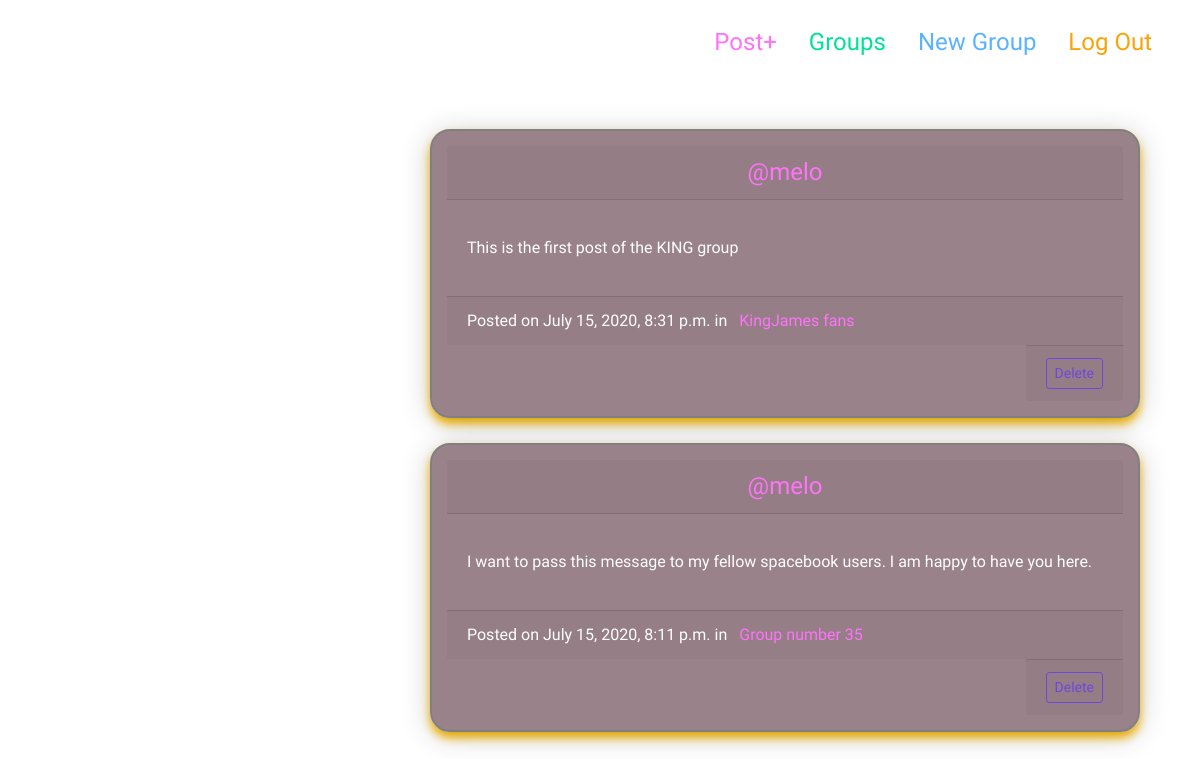
Screenshot of /posts/by/melo/ (signed in) with the database file from the repository.
### posts/models.py (models this page shows, shortened)
class Post(models.Model):
    user = models.ForeignKey(User, on_delete=models.CASCADE, related_name='posts')
    message = models.CharField(max_length=512,blank=False)
    created_at = models.DateTimeField(auto_now=True)
    message_html = models.TextField(editable=False)
    group = models.ForeignKey(Group, on_delete=models.CASCADE, related_name='posts',null=True,blank=True)
    class Meta():
        ordering = ['-created_at']
        unique_together = ['user','message']

### groups/models.py (models this page shows, shortened)
class Group(models.Model):
    name = models.CharField(max_length=64,unique=True)
    slug = models.SlugField(max_length=64,allow_unicode=True,unique=True)
    desc = models.TextField(max_length=256,blank=True,default='')
    desc_html = models.TextField(blank=True,default='',editable=False)
    members = models.ManyToManyField(User,through='GroupMember')
    class Meta():
        ordering = ['name']

### posts/views.py (the view)
# urls.py: path("by/<username>/",views.UserPosts.as_view(),name="for_user"),
class UserPosts(LoginRequiredMixin,generic.ListView):
    model = models.Post
    template_name = "posts/user_post_list.html"
    def get_queryset(self):
        try:
            self.post_user = User.objects.prefetch_related("posts").get(
                username__iexact=self.kwargs.get("username")
            )
        except User.DoesNotExist:
            raise Http404
        else:
            return self.post_user.posts.all()
    def get_context_data(self, **kwargs):
        context = super().get_context_data(**kwargs)
        context["post_user"] = self.post_user
        return context

### templates/posts/user_post_list.html
{% extends "posts/post_base.html" %}
{% block prepost %}
  <h3 class="display-3 col-md-4">@{{post_user.username}}</h3>
{% endblock %}
{% block post_cont %}
  <div class="col-md-8">
    {% for post in post_list %}
      {% include "posts/_post_.html" %}
    {% endfor %}
  </div>
{% endblock %}

### templates/posts/_post_.html (shortened to what this page needs)
<div class="card postcard">
  <h4 class="text-center card-header">
     <a href="{% url 'posts:for_user' username=post.user.username %}">@{{post.user.username}}</a>
   </h4><div class="card-body">
     <p class="text-center">{{post.message_html|safe}}</p>
   </div>
   <div class="card-footer">
     <time class="time">Posted on {{ post.created_at }}</time>
     {% if post.group %}
     <span class="group-name">in <a href="{% url 'groups:single' slug=post.group.slug %}">{{ post.group.name }}</a></span>
     {% endif %}
   </div>
   <div class="card-footer ml-auto">
   {% if user.is_authenticated and post.user == user and not hide_delete %}
     <a href="{% url 'posts:delete' pk=post.pk %}" title="delete" class="btn btn-outline-danger btn-sm">
       <span class="text icon-label" id="delete35">Delete</span>
     </a>
   {% endif %}
 </div>
</div>

### static/mastercss/master.css (style rules this page uses)
#delete35 { border-radius: 2px; }
.postcard { transition: 0.5s; background-color: rgba(55, 6, 23, 0.5); padding: 15px; width: auto; height: auto; border-radius: 20px; border: 2px solid gray; box-shadow: 0 4px 30px 0 rgba(0, 0, 0, 0.2), 0 6px 10px 0 #ffbe0b; margin-top: 25px; }
a { text-decoration: none; transition:0.5s; color : #faa307; padding: 8px; }
a:nth-child(1) { filter: hue-rotate(270deg); }

### rows the page displays
Post: user.username "melo", message_html "This is the first post of the KING group", created_at "July 15, 2020, 8:31 p.m.", group.name "KingJames fans", shows "Delete"
Post: user.username "melo", message_html "I want to pass this message to my fellow spacebook users. I am happy to have you here.", created_at "July 15, 2020, 8:11 p.m.", group.name "Group number 35", shows "Delete"
